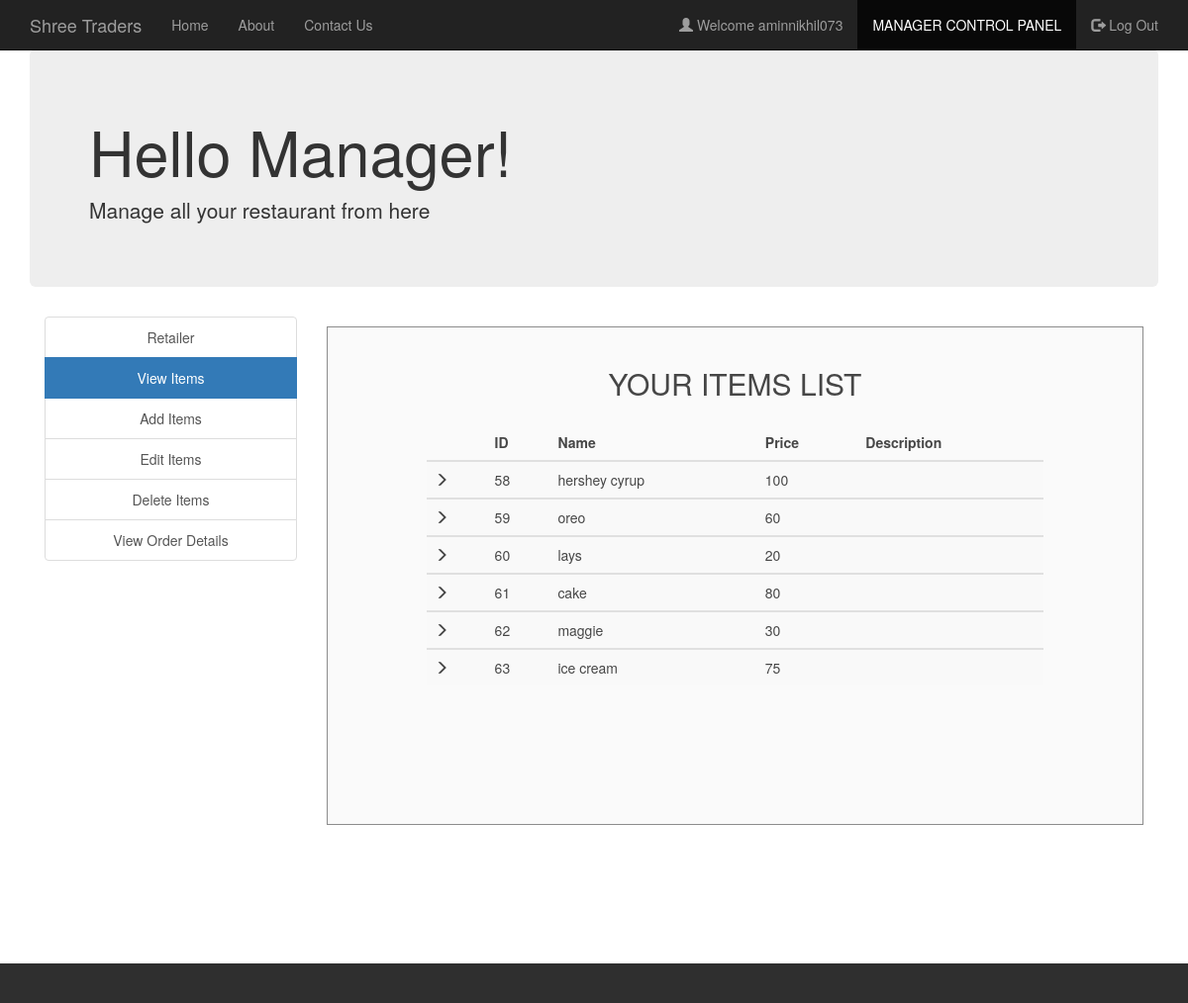
/view_food_items.php (signed in), run on the app's committed database.
### tables this page shows
CREATE TABLE IF NOT EXISTS `manager` (
  `username` varchar(30) NOT NULL,
  `fullname` varchar(30) NOT NULL,
  `email` varchar(30) NOT NULL,
  `contact` varchar(30) NOT NULL,
  `address` varchar(50) NOT NULL,
  `password` varchar(30) NOT NULL,
  PRIMARY KEY (`username`)
);

CREATE TABLE IF NOT EXISTS `food` (
  `F_ID` int NOT NULL AUTO_INCREMENT,
  `name` varchar(30) NOT NULL,
  `price` int NOT NULL,
  `description` varchar(200) NOT NULL,
  `R_ID` int NOT NULL,
  `images_path` varchar(200) NOT NULL,
  PRIMARY KEY (`F_ID`,`R_ID`),
  KEY `R_ID` (`R_ID`)
);

### session_m.php (called while the page is built, shortened)
<?php
$conn = Connect();
$user_check=$_SESSION['login_user1'];
$query = "SELECT username FROM MANAGER WHERE username = '$user_check'";
$ses_sql = mysqli_query($conn, $query);
$row = mysqli_fetch_assoc($ses_sql);
$login_session =$row['username'];
?>

### view_food_items.php (the view, shortened to what this page needs)
<?php
include('session_m.php');
?>
<!DOCTYPE html>
<html>
  <head>
  </head>
  <link rel="stylesheet" type = "text/css" href ="css/view_food_items.css">
  <link rel="stylesheet" type = "text/css" href ="css/bootstrap.min.css">
  <body>
    <nav class="navbar navbar-inverse navbar-fixed-top navigation-clean-search" role="navigation">
      <div class="container">
        <div class="navbar-header">
          <a class="navbar-brand" href="index.php">Shree Traders</a>
        </div>
        <div class="collapse navbar-collapse " id="myNavbar">
          <ul class="nav navbar-nav">
            <li><a href="index.php">Home</a></li>
            <li><a href="aboutus.php">About</a></li>
            <li><a href="contactus.php">Contact Us</a></li>
          </ul>
          <ul class="nav navbar-nav navbar-right">
            <li><a href="#"><span class="glyphicon glyphicon-user"></span> Welcome <?php echo $login_session; ?> </a></li>
            <li class="active"> <a href="managerlogin.php">MANAGER CONTROL PANEL</a></li>
            <li><a href="logout_m.php"><span class="glyphicon glyphicon-log-out"></span> Log Out </a></li>
          </ul>
        </div>
      </div>
    </nav>
<div class="container">
    <div class="jumbotron">
     <h1>Hello Manager! </h1>
     <p>Manage all your restaurant from here</p>
    </div>
    </div>
<div class="container">
    	<div class="col-xs-3" style="text-align: center;">
    	<div class="list-group">
    		<a href="myrestaurant.php" class="list-group-item ">Retailer</a>
    		<a href="view_food_items.php" class="list-group-item active">View Items</a>
    		<a href="add_food_items.php" class="list-group-item ">Add Items</a>
    		<a href="edit_food_items.php" class="list-group-item ">Edit Items</a>
    		<a href="delete_food_items.php" class="list-group-item ">Delete Items</a>
        <a href="view_order_details.php" class="list-group-item ">View Order Details</a>
    	</div>
    </div>
    <div class="col-xs-9">
      <div class="form-area" style="padding: 0px 100px 100px 100px;">
        <form action="" method="POST">
        <br style="clear: both">
          <h3 style="margin-bottom: 25px; text-align: center; font-size: 30px;"> YOUR ITEMS LIST </h3>
<?php
$user_check=$_SESSION['login_user1'];
$sql = "SELECT * FROM food f WHERE f.R_ID IN (SELECT r.R_ID FROM shop r WHERE r.M_ID='$user_check') ORDER BY F_ID";
$result = mysqli_query($conn, $sql);
if (mysqli_num_rows($result) > 0)
{
  ?>
  <table class="table table-striped">
    <thead class="thead-dark">
      <tr>
        <th>  </th>
        <th> ID </th>
        <th> Name </th>
        <th> Price </th>
        <th> Description </th>
      </tr>
    </thead>
    <?PHP
      while($row = mysqli_fetch_assoc($result)){
    ?>
  <tbody>
    <tr>
      <td> <span class="glyphicon glyphicon-menu-right"></span> </td>
      <td><?php echo $row["F_ID"]; ?></td>
      <td><?php echo $row["name"]; ?></td>
      <td><?php echo $row["price"]; ?></td>
      <td><?php echo $row["description"]; ?></td>
    </tr>
  </tbody>
  <?php } ?>
  </table>
    <br>
  <?php } else { ?>
  <h4><center>0 RESULTS</center> </h4>
  <?php } ?>
        </form>
        </div>
    </div>
</div>
<br>
<br>
<br>
<br>
  </body>
  <footer class="container-fluid bg-4 text-center">
  <br>
  <br>
  </footer>
</html>

### css/view_food_items.css (style rules this page uses)
body, html { height: 100%; }
body { padding-top: 50px; background-repeat: repeat; background-size: 100%; }
.bg-4 { background-color: #2f2f2f; color: #ffffff; }
footer { display: block; }
.form-area { background-color: #FAFAFA; padding: 10px 40px 60px; margin: 10px 0px 60px; border: 1px solid GREY; opacity: 0.9; }

### data on the page
manager: username "aminnikhil073"
food: F_ID "58", name "hershey cyrup", price "100"
food: F_ID "59", name "oreo", price "60"
food: F_ID "60", name "lays", price "20"
food: F_ID "61", name "cake", price "80"
food: F_ID "62", name "maggie", price "30"
food: F_ID "63", name "ice cream", price "75"
